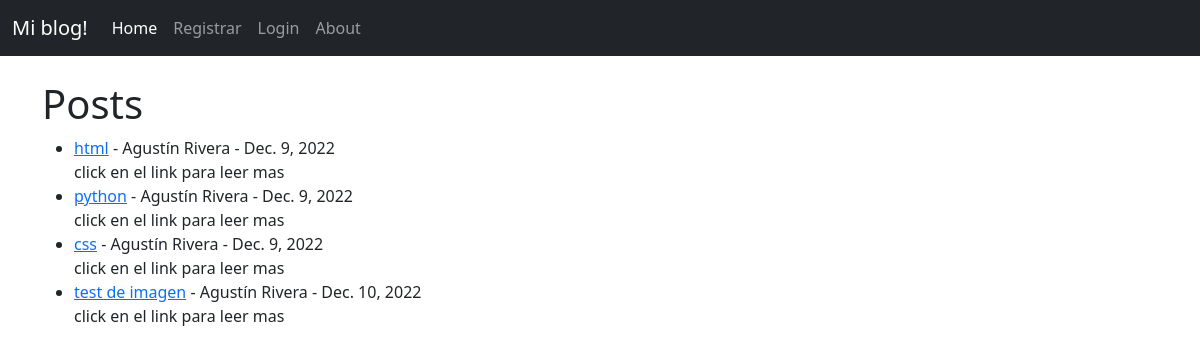
/, run on an earlier commit of the app's database.
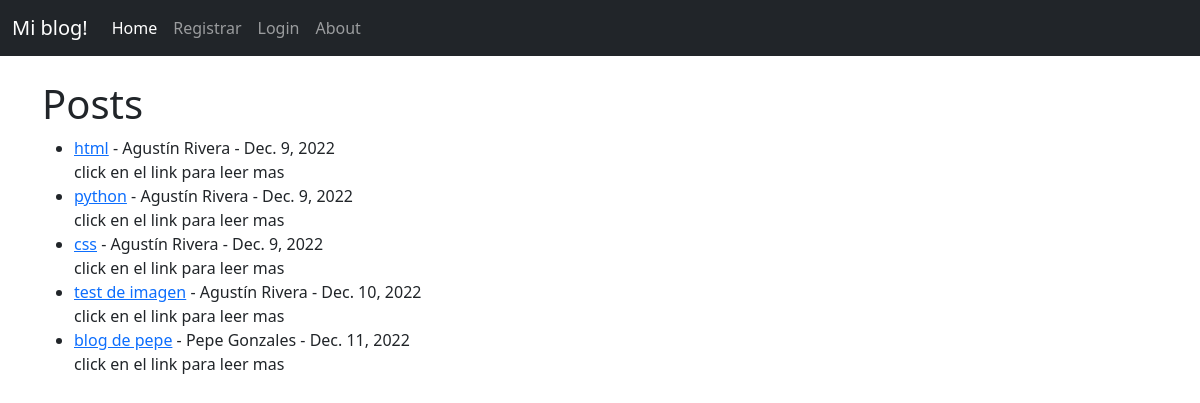
And on a later commit of the database.
### appblog/models.py (models this page shows, shortened)
class Post(models.Model):
    titulo = models.CharField(max_length=60)
    imagen_cabezera = models.ImageField(null=True, blank=True, upload_to="imagenes/")
    titulo_tag = models.CharField(max_length=60)
    autor = models.ForeignKey(User, on_delete=models.CASCADE)
    cuerpo = RichTextField(blank=True, null=True)
    fecha = models.DateField(auto_now_add=True)
    descripcion = models.CharField(max_length=100, default='click en el link para leer mas')

### appblog/views.py (the view)
# urls.py: path('', PostList.as_view(), name="inicio"),
class PostList(ListView):
    model = Post
    template_name = 'appblog/inicio.html'

### appblog/templates/appblog/inicio.html (shortened to what this page needs)
{% extends 'appblog/base.html' %}
{% block contenido %}
<h1> Posts </h1>
<ul>
{% for Post in object_list %}
    <li><a href="{% url 'detalle-post' Post.id %}" >{{ Post.titulo }}</a> - {{ Post.autor.first_name }}
        {{Post.autor.last_name }} -  {{ Post.fecha }}
    <br/>
{{ Post.descripcion }}</li>
{% endfor %}
</ul>
{% endblock %}

What changed in the data, as far as the page shows it:
added Post: titulo "blog de pepe", autor.first_name "Pepe", autor.last_name "Gonzales", fecha "Dec. 11, 2022", descripcion "click en el link para leer mas"
